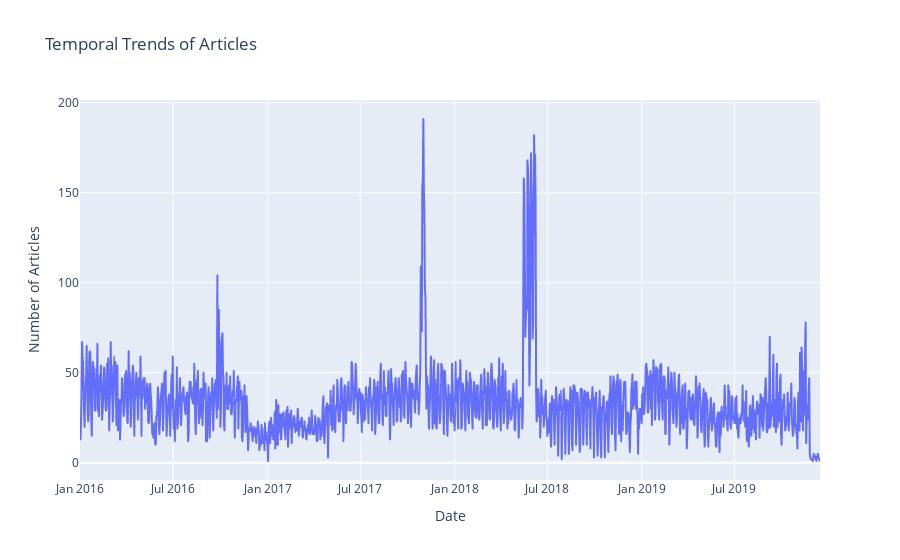

The notebook cell saved with this chart:
### Markdown cell above
Analyzing Temporal Trends in Article Publications

### Code cell
## Analyzing Temporal Trends in Article Publications


import plotly.express as px
# Convert the 'DATE' column to datetime format
data['DATE'] = pd.to_datetime(data['DATE'])

# Group by Date and count the number of articles
date_counts = data.groupby('DATE').size().reset_index(name='counts')

# Plotting using Plotly
fig = px.line(date_counts, x='DATE', y='counts', title='Temporal Trends of Articles', labels={'counts': 'Number of Articles'})
fig.update_layout(xaxis_title='Date', yaxis_title='Number of Articles')
fig.show()

### Figure 1 — Plotly figure (JSON) as saved in the notebook; plotly's stock layout.template omitted (floating-point values rounded to 4 significant figures; data arrays with more than 128 entries replaced by an {"elided": "..."} marker saying what was removed)
{"data": [{"hovertemplate": "DATE=%{x}<br>Number of Articles=%{y}<extra></extra>", "legendgroup": "", "line": {"color": "#636efa", "dash": "solid"}, "marker": {"symbol": "circle"}, "mode": "lines", "name": "", "showlegend": false, "type": "scattergl", "x": {"elided": "1439 str values"}, "xaxis": "x", "y": {"elided": "1439 int values"}, "yaxis": "y"}], "layout": {"legend": {"tracegroupgap": 0}, "title": {"text": "Temporal Trends of Articles"}, "xaxis": {"anchor": "y", "domain": [0, 1], "title": {"text": "Date"}}, "yaxis": {"anchor": "x", "domain": [0, 1], "title": {"text": "Number of Articles"}}}}
